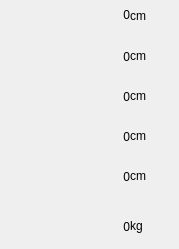
     <widget class="QWidget" name="scrollAreaWidgetContents">
      <property name="geometry">
       <rect>
        <x>0</x>
        <y>0</y>
        <width>179</width>
        <height>249</height>
       </rect>
      </property>
      <widget class="QLabel" name="label_96">
       <property name="geometry">
        <rect>
         <x>70</x>
         <y>160</y>
         <width>60</width>
         <height>33</height>
        </rect>
       </property>
       <property name="text">
        <string>0</string>
       </property>
       <property name="alignment">
        <set>Qt::AlignRight|Qt::AlignTrailing|Qt::AlignVCenter</set>
       </property>
      </widget>
      <widget class="QLabel" name="label_28">
       <property name="geometry">
        <rect>
         <x>10</x>
         <y>120</y>
         <width>40</width>
         <height>40</height>
        </rect>
       </property>
       <property name="styleSheet">
        <string notr="true">border-image: url(:/images/parameters/CutHeightLeft.png);</string>
       </property>
       <property name="text">
        <string/>
       </property>
      </widget>
      <widget class="QLabel" name="label_59">
       <property name="geometry">
        <rect>
         <x>10</x>
         <y>40</y>
         <width>40</width>
         <height>40</height>
        </rect>
       </property>
       <property name="styleSheet">
        <string notr="true">border-image: url(:/images/parameters/ReelShift.png);</string>
       </property>
       <property name="text">
        <string/>
       </property>
      </widget>
      <widget class="QLabel" name="profiling_height">
       <property name="geometry">
        <rect>
         <x>70</x>
         <y>-2</y>
         <width>60</width>
         <height>33</height>
        </rect>
       </property>
       <property name="text">
        <string>0</string>
       </property>
       <property name="alignment">
        <set>Qt::AlignRight|Qt::AlignTrailing|Qt::AlignVCenter</set>
       </property>
      </widget>
      <widget class="QLabel" name="label_95">
       <property name="geometry">
        <rect>
         <x>70</x>
         <y>120</y>
         <width>60</width>
         <height>33</height>
        </rect>
       </property>
       <property name="text">
        <string>0</string>
       </property>
       <property name="alignment">
        <set>Qt::AlignRight|Qt::AlignTrailing|Qt::AlignVCenter</set>
       </property>
      </widget>
      <widget class="QLabel" name="reel_height">
       <property name="geometry">
        <rect>
         <x>70</x>
         <y>80</y>
         <width>60</width>
         <height>33</height>
        </rect>
       </property>
       <property name="text">
        <string>0</string>
       </property>
       <property name="alignment">
        <set>Qt::AlignRight|Qt::AlignTrailing|Qt::AlignVCenter</set>
       </property>
      </widget>
      <widget class="QLabel" name="label_68">
       <property name="geometry">
        <rect>
         <x>10</x>
         <y>160</y>
         <width>40</width>
         <height>40</height>
        </rect>
       </property>
       <property name="styleSheet">
        <string notr="true">border-image: url(:/images/parameters/CutHeightRight.png);</string>
       </property>
       <property name="text">
        <string/>
       </property>
      </widget>
      <widget class="QLabel" name="reel_shift">
       <property name="geometry">
        <rect>
         <x>70</x>
         <y>40</y>
         <width>60</width>
         <height>33</height>
        </rect>
       </property>
       <property name="text">
        <string>0</string>
       </property>
       <property name="alignment">
        <set>Qt::AlignRight|Qt::AlignTrailing|Qt::AlignVCenter</set>
       </property>
      </widget>
      <widget class="QLabel" name="label_25">
       <property name="geometry">
        <rect>
         <x>10</x>
         <y>-2</y>
         <width>40</width>
         <height>40</height>
        </rect>
       </property>
       <property name="styleSheet">
        <string notr="true">border-image: url(:/images/parameters/ProfilingHeight.png);</string>
       </property>
       <property name="text">
        <string/>
       </property>
      </widget>
      <widget class="QLabel" name="label_43">
       <property name="geometry">
        <rect>
         <x>10</x>
         <y>80</y>
         <width>40</width>
         <height>40</height>
        </rect>
       </property>
       <property name="styleSheet">
        <string notr="true">border-image: url(:/images/parameters/ReelHeight.png);</string>
       </property>
       <property name="text">
        <string/>
       </property>
      </widget>
      <widget class="QLabel" name="label_92">
       <property name="geometry">
        <rect>
         <x>130</x>
         <y>0</y>
         <width>45</width>
         <height>31</height>
        </rect>
       </property>
       <property name="text">
        <string>cm</string>
       </property>
      </widget>
      <widget class="QLabel" name="label_93">
       <property name="geometry">
        <rect>
         <x>130</x>
         <y>40</y>
         <width>45</width>
         <height>31</height>
        </rect>
       </property>
       <property name="text">
        <string>cm</string>
       </property>
      </widget>
      <widget class="QLabel" name="label_94">
       <property name="geometry">
        <rect>
         <x>130</x>
         <y>80</y>
         <width>45</width>
         <height>31</height>
        </rect>
       </property>
       <property name="text">
        <string>cm</string>
       </property>
      </widget>
      <widget class="QLabel" name="label_97">
       <property name="geometry">
        <rect>
         <x>130</x>
         <y>120</y>
         <width>45</width>
         <height>31</height>
        </rect>
       </property>
       <property name="text">
        <string>cm</string>
       </property>
      </widget>
      <widget class="QLabel" name="label_98">
       <property name="geometry">
        <rect>
         <x>130</x>
         <y>160</y>
         <width>45</width>
         <height>31</height>
        </rect>
       </property>
       <property name="text">
        <string>cm</string>
       </property>
      </widget>
      <widget class="QLabel" name="label_36">
       <property name="geometry">
        <rect>
         <x>10</x>
         <y>200</y>
         <width>40</width>
         <height>40</height>
        </rect>
       </property>
       <property name="styleSheet">
        <string notr="true">border-image: url(:/images/parameters/WeightDry.png);</string>
       </property>
       <property name="text">
        <string/>
       </property>
      </widget>
      <widget class="QLabel" name="weight_dry">
       <property name="geometry">
        <rect>
         <x>70</x>
         <y>210</y>
         <width>60</width>
         <height>33</height>
        </rect>
       </property>
       <property name="text">
        <string>0</string>
       </property>
       <property name="alignment">
        <set>Qt::AlignRight|Qt::AlignTrailing|Qt::AlignVCenter</set>
       </property>
      </widget>
      <widget class="QLabel" name="label_81">
       <property name="geometry">
        <rect>
         <x>130</x>
         <y>210</y>
         <width>45</width>
         <height>31</height>
        </rect>
       </property>
       <property name="text">
        <string>kg</string>
       </property>
      </widget>
     </widget>
